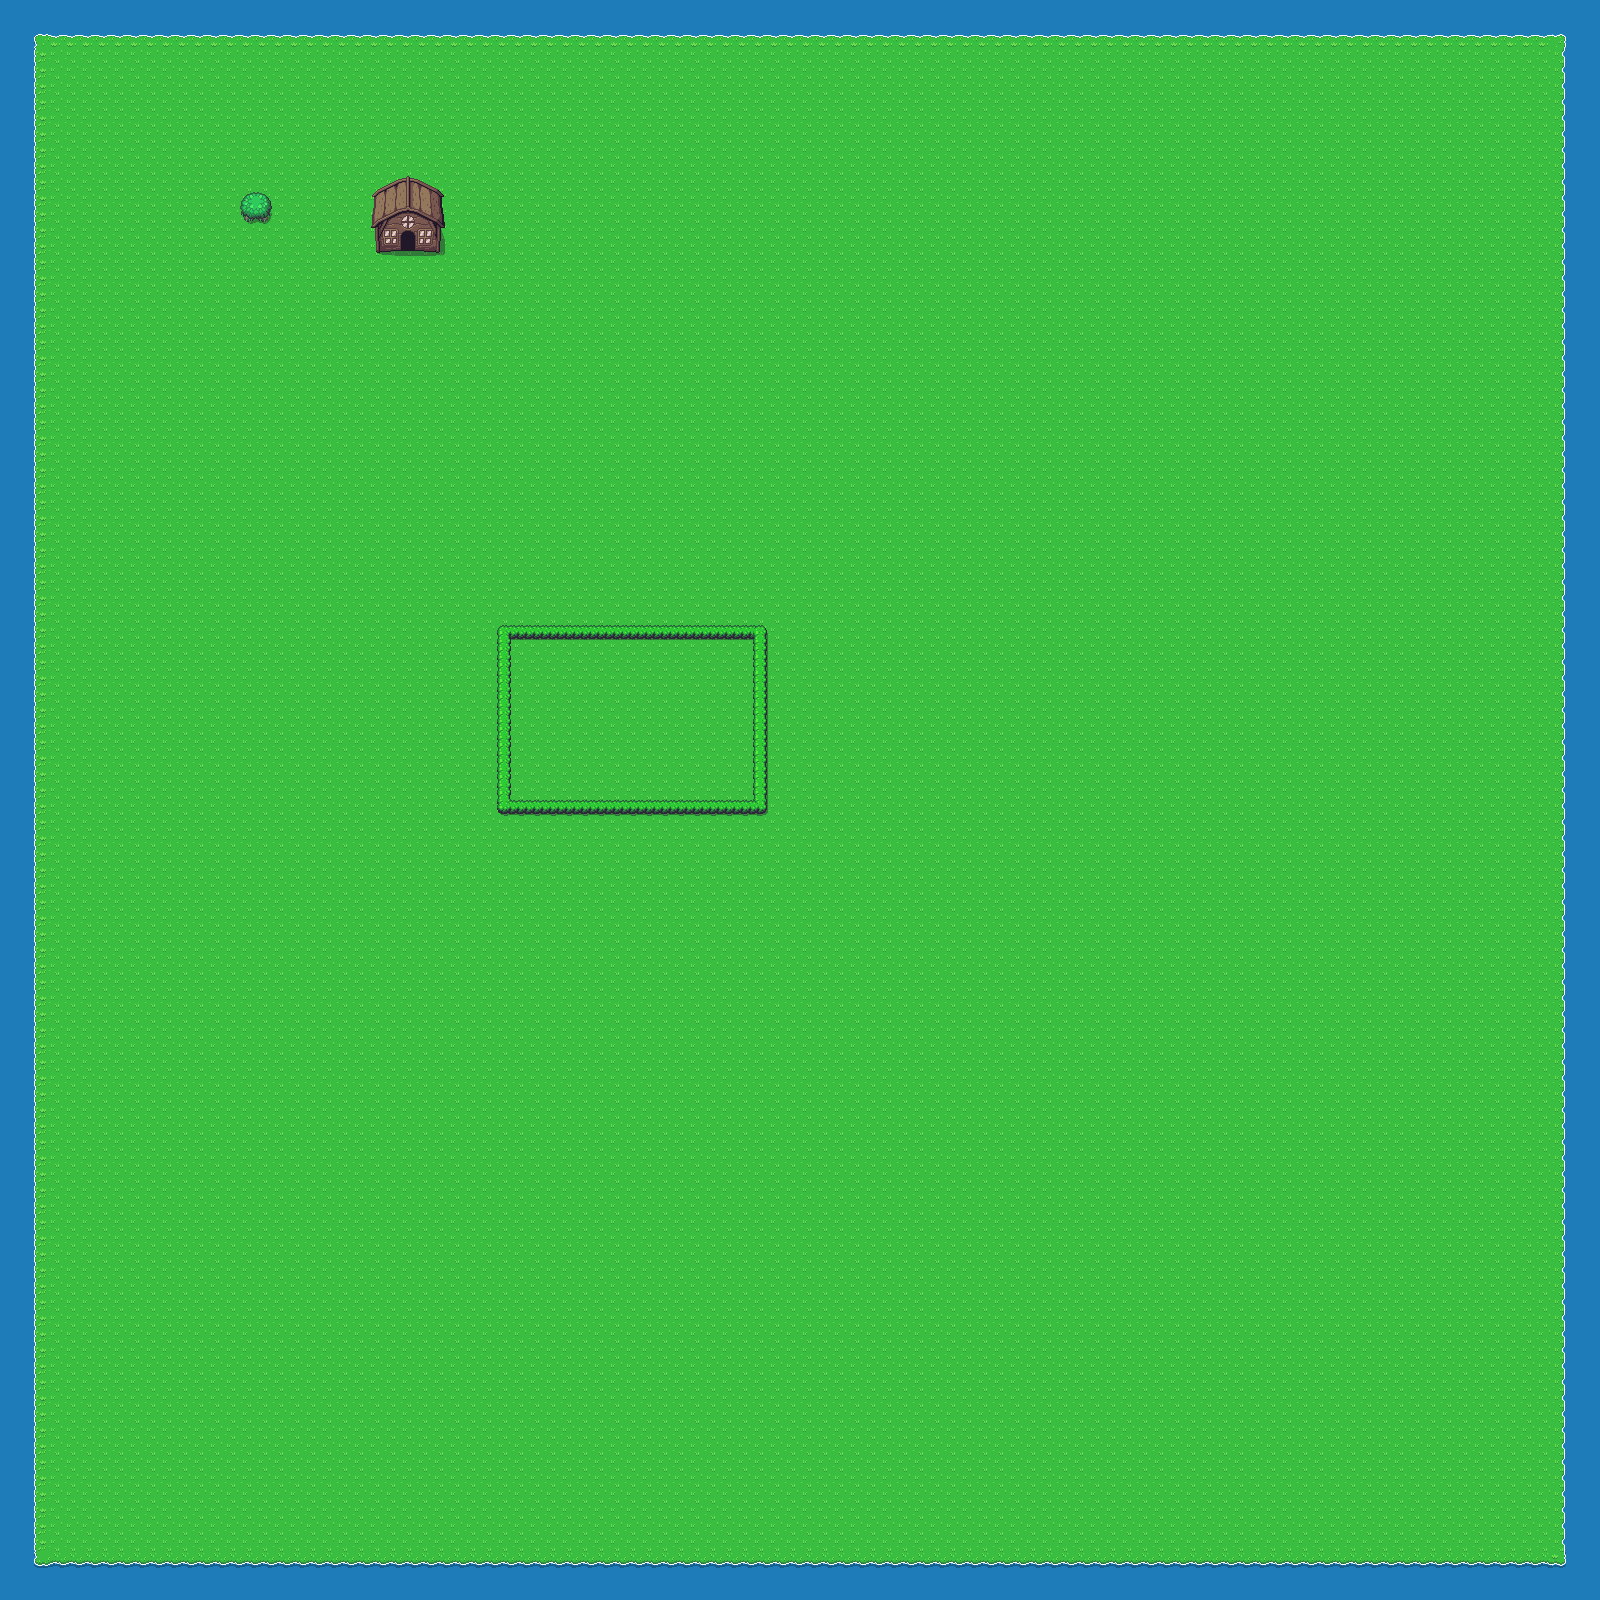

Below is a game level as drawn by its tile map, then a one-line description and the .tmx that defines it (tile-layer data replaced by summaries):
An orthogonal 100x100 tile map with 16x16 px tiles, 3 tile layers (ground, forest, collisions).

<map version="1.0" orientation="orthogonal" renderorder="right-down" width="100" height="100" tilewidth="16" tileheight="16" nextobjectid="8">
 <tileset firstgid="1" name="Overworld" tilewidth="16" tileheight="16" tilecount="1440" columns="40">
  <image source="Overworld.png" width="640" height="576" />
 </tileset>
 <layer name="ground" width="100" height="100">
  <data>[10000 cells, 10000 non-empty, 10 distinct tile ids]</data>
 </layer>
 <layer name="forest" width="100" height="100">
  <data>[10000 cells, 83 non-empty, 37 distinct tile ids]</data>
 </layer>
 <layer name="collisions" width="100" height="100">
  <data>[10000 cells, 0 non-empty, 0 distinct tile ids]</data>
 </layer>
</map>
